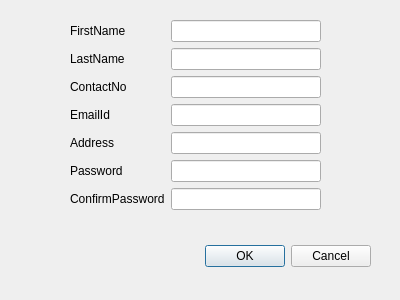
<?xml version="1.0" encoding="UTF-8"?>
<ui version="4.0">
 <class>SignUp</class>
 <widget class="QDialog" name="SignUp">
  <property name="geometry">
   <rect>
    <x>0</x>
    <y>0</y>
    <width>400</width>
    <height>300</height>
   </rect>
  </property>
  <property name="windowTitle">
   <string>Sign Up</string>
  </property>
  <widget class="QDialogButtonBox" name="buttonBox">
   <property name="geometry">
    <rect>
     <x>30</x>
     <y>240</y>
     <width>341</width>
     <height>32</height>
    </rect>
   </property>
   <property name="orientation">
    <enum>Qt::Horizontal</enum>
   </property>
   <property name="standardButtons">
    <set>QDialogButtonBox::Cancel|QDialogButtonBox::Ok</set>
   </property>
  </widget>
  <widget class="QWidget" name="formLayoutWidget">
   <property name="geometry">
    <rect>
     <x>70</x>
     <y>20</y>
     <width>251</width>
     <height>191</height>
    </rect>
   </property>
   <layout class="QFormLayout" name="formLayout">
    <item row="0" column="0">
     <widget class="QLabel" name="firstNameLabel">
      <property name="text">
       <string>FirstName</string>
      </property>
     </widget>
    </item>
    <item row="0" column="1">
     <widget class="QLineEdit" name="firstNameLineEdit"/>
    </item>
    <item row="1" column="0">
     <widget class="QLabel" name="lastNameLabel">
      <property name="text">
       <string>LastName</string>
      </property>
     </widget>
    </item>
    <item row="1" column="1">
     <widget class="QLineEdit" name="lastNameLineEdit"/>
    </item>
    <item row="2" column="0">
     <widget class="QLabel" name="contactNoLabel">
      <property name="text">
       <string>ContactNo</string>
      </property>
     </widget>
    </item>
    <item row="2" column="1">
     <widget class="QLineEdit" name="contactNoLineEdit"/>
    </item>
    <item row="3" column="0">
     <widget class="QLabel" name="emailIdLabel">
      <property name="text">
       <string>EmailId</string>
      </property>
     </widget>
    </item>
    <item row="3" column="1">
     <widget class="QLineEdit" name="emailIdLineEdit"/>
    </item>
    <item row="4" column="0">
     <widget class="QLabel" name="addressLabel">
      <property name="text">
       <string>Address</string>
      </property>
     </widget>
    </item>
    <item row="4" column="1">
     <widget class="QLineEdit" name="addressLineEdit"/>
    </item>
    <item row="5" column="0">
     <widget class="QLabel" name="passwordLabel">
      <property name="text">
       <string>Password</string>
      </property>
     </widget>
    </item>
    <item row="5" column="1">
     <widget class="QLineEdit" name="passwordLineEdit">
      <property name="echoMode">
       <enum>QLineEdit::Password</enum>
      </property>
     </widget>
    </item>
    <item row="6" column="0">
     <widget class="QLabel" name="confirmPasswordLabel">
      <property name="text">
       <string>ConfirmPassword</string>
      </property>
     </widget>
    </item>
    <item row="6" column="1">
     <widget class="QLineEdit" name="confirmPasswordLineEdit">
      <property name="echoMode">
       <enum>QLineEdit::Password</enum>
      </property>
     </widget>
    </item>
   </layout>
  </widget>
 </widget>
 <resources/>
 <connections>
  <connection>
   <sender>buttonBox</sender>
   <signal>accepted()</signal>
   <receiver>SignUp</receiver>
   <slot>accept()</slot>
   <hints>
    <hint type="sourcelabel">
     <x>248</x>
     <y>254</y>
    </hint>
    <hint type="destinationlabel">
     <x>157</x>
     <y>274</y>
    </hint>
   </hints>
  </connection>
  <connection>
   <sender>buttonBox</sender>
   <signal>rejected()</signal>
   <receiver>SignUp</receiver>
   <slot>reject()</slot>
   <hints>
    <hint type="sourcelabel">
     <x>316</x>
     <y>260</y>
    </hint>
    <hint type="destinationlabel">
     <x>286</x>
     <y>274</y>
    </hint>
   </hints>
  </connection>
 </connections>
</ui>
